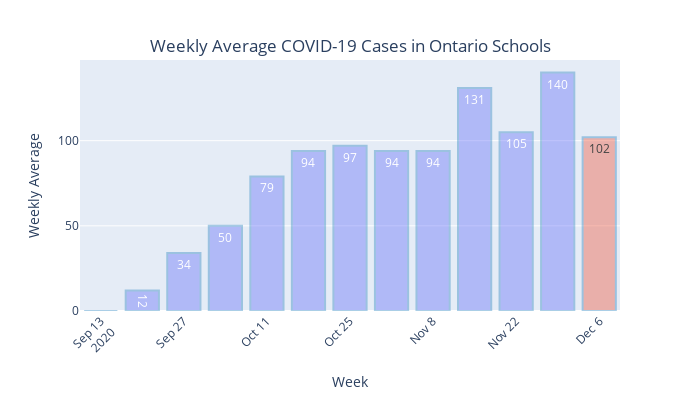

The code cell stored with this chart in its notebook:
### Code cell
colors = ['lightslategrey',] * len(df_weekly)
colors[-1] = 'crimson'

fig = px.bar(df_weekly, y = 'new_total_school_related_cases', x = 'index', opacity=0.4,
             text = 'new_total_school_related_cases',
             color = colors
            )
fig.update_layout(
    showlegend=False,
    xaxis_title = "Week",
    yaxis_title = "Weekly Average",
    title={
        'text' : f" Weekly Average COVID-19 Cases in Ontario Schools",
        'y' : 0.9,
        'x' : 0.5,
        'xanchor': 'center',
        'yanchor': 'top'
        },
    xaxis_tickangle = -45,
    uniformtext_minsize = 10,
    width = 700, height = 400)
fig.update_traces(
        marker_line_color = "#2E86C1",
        marker_line_width = 2.0)
fig

### Figure 1 — Plotly figure (JSON) as saved in the notebook; plotly's stock layout.template omitted (floating-point values rounded to 4 significant figures)
{"data": [{"alignmentgroup": "True", "hovertemplate": "color=lightslategrey<br>index=%{x}<br>new_total_school_related_cases=%{text}<extra></extra>", "legendgroup": "lightslategrey", "marker": {"color": "#636efa", "line": {"color": "#2E86C1", "width": 2}, "opacity": 0.4}, "name": "lightslategrey", "offsetgroup": "lightslategrey", "orientation": "v", "showlegend": true, "text": [0, 12, 34, 50, 79, 94, 97, 94, 94, 131, 105, 140], "textposition": "auto", "type": "bar", "x": ["2020-09-13T00:00:00", "2020-09-20T00:00:00", "2020-09-27T00:00:00", "2020-10-04T00:00:00", "2020-10-11T00:00:00", "2020-10-18T00:00:00", "2020-10-25T00:00:00", "2020-11-01T00:00:00", "2020-11-08T00:00:00", "2020-11-15T00:00:00", "2020-11-22T00:00:00", "2020-11-29T00:00:00"], "xaxis": "x", "y": [0, 12, 34, 50, 79, 94, 97, 94, 94, 131, 105, 140], "yaxis": "y"}, {"alignmentgroup": "True", "hovertemplate": "color=crimson<br>index=%{x}<br>new_total_school_related_cases=%{text}<extra></extra>", "legendgroup": "crimson", "marker": {"color": "#EF553B", "line": {"color": "#2E86C1", "width": 2}, "opacity": 0.4}, "name": "crimson", "offsetgroup": "crimson", "orientation": "v", "showlegend": true, "text": [102], "textposition": "auto", "type": "bar", "x": ["2020-12-06T00:00:00"], "xaxis": "x", "y": [102], "yaxis": "y"}], "layout": {"barmode": "relative", "height": 400, "legend": {"title": {"text": "color"}, "tracegroupgap": 0}, "margin": {"t": 60}, "showlegend": false, "title": {"text": " Weekly Average COVID-19 Cases in Ontario Schools", "x": 0.5, "xanchor": "center", "y": 0.9, "yanchor": "top"}, "uniformtext": {"minsize": 10}, "width": 700, "xaxis": {"anchor": "y", "autorange": true, "domain": [0, 1], "range": ["2020-09-09 12:00", "2020-12-09 12:00"], "tickangle": -45, "title": {"text": "Week"}, "type": "date"}, "yaxis": {"anchor": "x", "autorange": true, "domain": [0, 1], "range": [0, 147.4], "title": {"text": "Weekly Average"}, "type": "linear"}}}
